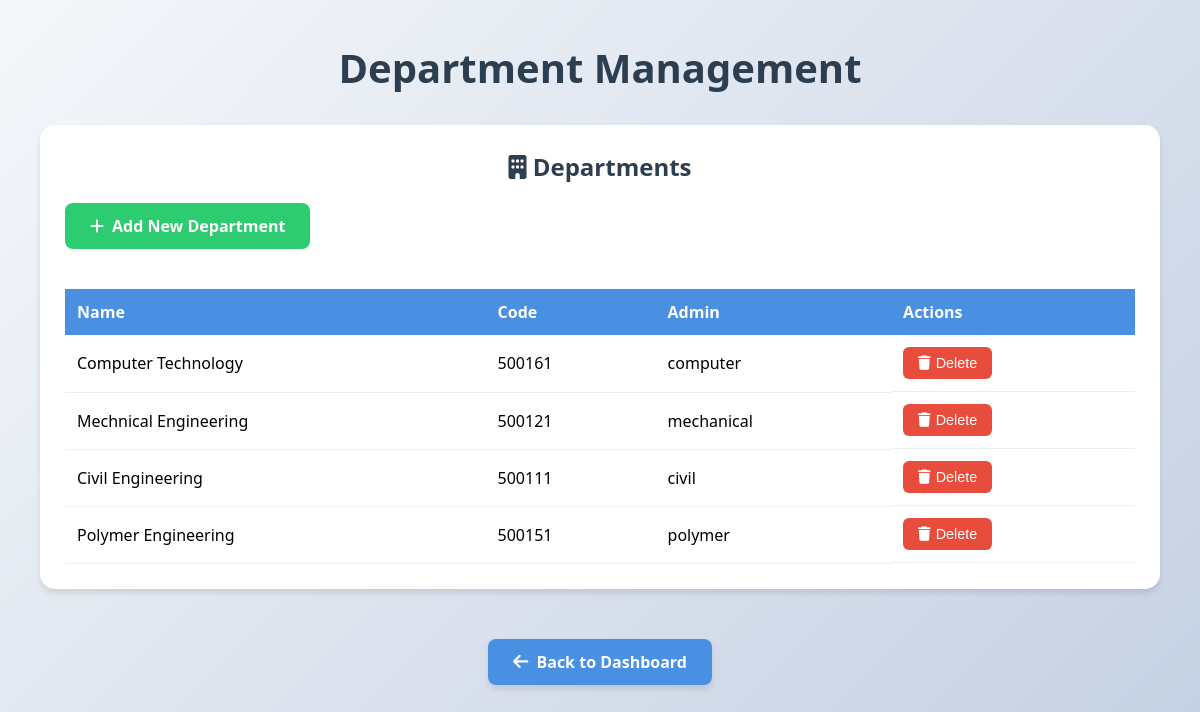
The app's page /departments/ (signed in) with its own data.
### timetable/models.py (models this page shows, shortened)
class Department(models.Model):
    name = models.CharField(max_length=100)
    code = models.CharField(max_length=10, unique=True)
    admin = models.OneToOneField(User, on_delete=models.CASCADE, related_name='department_admin')
    created_at = models.DateTimeField(auto_now_add=True)
    updated_at = models.DateTimeField(auto_now=True)

### timetable/views.py (the view)
# urls.py: path('departments/', views.list_departments, name='list_departments'),
@login_required
@user_passes_test(is_super_admin)
def list_departments(request):
    departments = Department.objects.all()
    return render(request, 'list_departments.html', {'departments': departments})

### timetable/views.py (called while the page is built)
def is_super_admin(user):
    return user.is_superuser

### timetable/templates/list_departments.html (shortened to what this page needs)
<!DOCTYPE html>
<html lang="en">
<head>
    <link rel="stylesheet" href="https://cdnjs.cloudflare.com/ajax/libs/font-awesome/6.0.0/css/all.min.css">
</head>
<body>
    <div class="container">
        <div class="header">
            <h1>Department Management</h1>
        </div>
        <div class="content-wrapper">
            <div class="list-container">
                <h2><i class="fas fa-building"></i> Departments</h2>
                <a href="{% url 'add_department' %}" class="add-btn">
                    <i class="fas fa-plus"></i> Add New Department
                </a>
                {% if departments %}
                <table class="department-list">
                    <thead>
                        <tr>
                            <th>Name</th>
                            <th>Code</th>
                            <th>Admin</th>
                            <th>Actions</th>
                        </tr>
                    </thead>
                    <tbody>
                        {% for department in departments %}
                        <tr>
                            <td>{{ department.name }}</td>
                            <td>{{ department.code }}</td>
                            <td>{{ department.admin.username }}</td>
                            <td class="action-buttons">
                                <button class="delete-btn" onclick="showDeleteConfirm('{{ department.pk }}', '{{ department.name }}')">
                                    <i class="fas fa-trash"></i> Delete
                                </button>
                            </td>
                        </tr>
                        {% endfor %}
                    </tbody>
                </table>
                {% else %}
                <p class="empty-message">No departments added yet.</p>
                {% endif %}
            </div>
        </div>
        <div style="text-align: center; margin-top: 30px;">
            <a href="{% url 'main_admin_dashboard' %}" class="back-btn">
                <i class="fas fa-arrow-left"></i> Back to Dashboard
            </a>
        </div>
    </div>
</body>
</html>

### timetable/templates/list_departments.html (style rules this page uses)
:root { --primary-color: #4a90e2; --secondary-color: #f5f6fa; --accent-color: #2ecc71; --danger-color: #e74c3c; --text-color: #2c3e50; --shadow: 0 4px 6px rgba(0, 0, 0, 0.1); --transition: all 0.3s ease; }
* { margin: 0; padding: 0; box-sizing: border-box; }
body { font-family: 'Segoe UI', Tahoma, Geneva, Verdana, sans-serif; background: linear-gradient(135deg, #f5f7fa 0%, #c3cfe2 100%); min-height: 100vh; padding: 20px; }
.container { max-width: 1200px; margin: 0 auto; padding: 20px; }
.header { text-align: center; margin-bottom: 30px; }
.header h1 { color: var(--text-color); font-size: 2.5em; margin-bottom: 10px; }
.content-wrapper { display: grid; grid-template-columns: 1fr; gap: 30px; margin-top: 20px; }
.list-container { background: white; border-radius: 15px; padding: 25px; box-shadow: var(--shadow); }
.list-container h2 { color: var(--text-color); margin-bottom: 20px; font-size: 1.5em; text-align: center; }
.department-list { width: 100%; border-collapse: collapse; margin-top: 20px; }
.department-list th { background: var(--primary-color); color: white; padding: 12px; text-align: left; }
.department-list td { padding: 12px; border-bottom: 1px solid #eee; }
.action-buttons { display: flex; gap: 10px; }
.delete-btn { background: var(--danger-color); color: white; border: none; padding: 8px 15px; border-radius: 6px; cursor: pointer; font-size: 0.9em; transition: var(--transition); display: inline-flex; align-items: center; gap: 5px; }
.add-btn { background: var(--accent-color); color: white; border: none; padding: 12px 25px; border-radius: 8px; cursor: pointer; font-size: 1em; font-weight: 600; transition: var(--transition); text-decoration: none; display: inline-flex; align-items: center; gap: 8px; margin-bottom: 20px; }
.back-btn { background: var(--primary-color); color: white; border: none; padding: 12px 25px; border-radius: 8px; cursor: pointer; font-size: 1em; font-weight: 600; transition: var(--transition); text-decoration: none; display: inline-flex; align-items: center; gap: 8px; margin-top: 20px; box-shadow: var(--shadow); }
.back-btn i { font-size: 1.1em; }

### records on screen
Department: name "Computer Technology", code "500161", admin.username "computer"
Department: name "Mechnical Engineering", code "500121", admin.username "mechanical"
Department: name "Civil Engineering", code "500111", admin.username "civil"
Department: name "Polymer Engineering", code "500151", admin.username "polymer"
